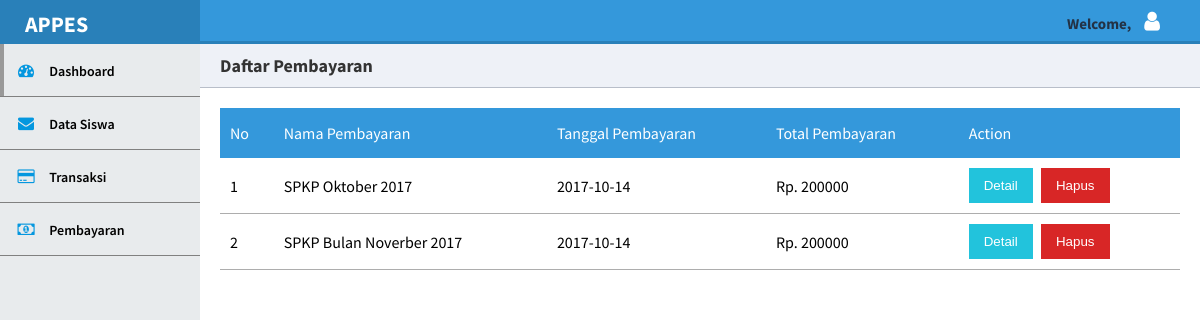
The app's page /view/pembayaran/daftarpembayaran.php with its own data.
### tables this page shows
CREATE TABLE `pembayaran` (
  `id_pembayaran` int(11) NOT NULL,
  `nama_pembayaran` varchar(255) NOT NULL,
  `deskripsi_pembayaran` text NOT NULL,
  `total_pembayaran` int(11) NOT NULL,
  `tanggal_pembayaran` date NOT NULL
);

### model/model.php (called while the page is built, shortened)
<?php
class model {
    function select($table){
        require "../../koneksi.php";
        $data = mysqli_query($connect, "SELECT * FROM $table");
        $dataarray = array();
            while($row = mysqli_fetch_assoc($data)){
                $dataarray[] = $row;
            }
        return $dataarray;
    }
}
?>

### controller/msbank/msbank.php (called while the page is built, shortened)
<?php
class msbank {
        public function tampilpembayaran(){
            require_once '../../model/model.php';
            $model = new model;
            return $datapembayaran = $model->select("pembayaran");
        }
}
?>

### view/pembayaran/daftarpembayaran.php (the view, shortened to what this page needs)
<?php
require_once '../../controller/msbank/msbank.php';
$msbank = new msbank;
$datapembayaran = $msbank->tampilpembayaran();
?>
<html lang="en">
<head>
	<?php include '../adder/calling.php'; ?>
</head>
<body>
		<div class="header">
			<div class="user">
			<span>Welcome, <?php echo $_SESSION['user']; ?></span>
			<a href="../../controller/msbank/submit.php?logout">
			<span><i class="fa fa-user" title="Logout"></i></span></a>
			</div>
		</div>
		<div class="side-nav">
			<div class="logo">
				<span>APPES</span>
			</div>
            <?php include '../adder/sidebar.php' ?>
		</div>
		<div class="main-content">
			<div class="title">
				Daftar Pembayaran
			</div>
			<div class="main" style="padding:20px;">
				<table class="table table-list" cellspacing="0">
                    <thead>
                        <td>No</td>
                        <td>Nama Pembayaran</td>
                        <td>Tanggal Pembayaran</td>
                        <td>Total Pembayaran</td>
                        <td>Action</td>
                    </thead>
                    <?php $no=1; foreach($datapembayaran as $pembayaran) : ?>
                    <tr>
                        <td><?php echo $no; $no++ ?></td>
                        <td><?php echo $pembayaran['nama_pembayaran'] ?></td>
                        <td><?php echo $pembayaran['tanggal_pembayaran'] ?></td>
                        <td>Rp. <?php echo $pembayaran['total_pembayaran'] ?></td>
                        <td>
                            <a href="daftarpembayaransiswa.php?aaa=<?php echo $pembayaran['id_pembayaran'] ?>"><button class="button button-blue" style="margin-right:5px;">Detail</button></a>
                            <a href="../../controller/msbank/submit.php?deletePembayaran=<?php echo $pembayaran['id_pembayaran'] ?>"><button class="button button-red">Hapus</button></a></td>
                    </tr>
                    <?php endforeach ?>
                </table>
			</div>
		</div>
</body>
</html>

### assets/css/index1.css (style rules this page uses)
* { box-sizing: border-box; }
body { margin: 0; padding: 0; font-family: 'Source Sans Pro', sans-serif; background-color: #ffffff; -webkit-font-smoothing: antialiased; -moz-osx-font-smoothing: grayscale; }
.header { position: absolute; width: 100%; z-index: 3; height: 44px; background-color: #fff; border-bottom: 3px solid rgb(41, 128, 185); }
.header .user { float: right; margin-right: 30px; }
.header .user { height: 44px; z-index: 1; padding: 10px; font-weight: 700; color: #233245; }
.header .user i { font-size: 22px; }
.header .user span { margin-left: 10px; font-size: 15px; }
.header .user a { text-decoration: none; color: #fff; }
.logo { height: 44px; padding: 10px; font-weight: 700; }
.side-nav .logo { background-color: rgb(41, 128, 185); color: #fff; }
.logo span { margin-left: 15px; text-transform: uppercase; font-size: 22px; }
.side-nav { position: absolute; width: 100%; height: 100vh; background-color: #e8ebed; z-index: 1; display: none; }
.main-content { padding: 40px; margin-top: 0; padding: 0; padding-top: 44px; height: 100%; }
.main-content .title { background-color: #eef1f7; border-bottom: 1px solid #b8bec9; padding: 10px 20px; font-weight: 700; color: #333; font-size: 18px; }
@media screen and (min-width: 600px) { .header { background-color: rgb(52, 152, 219); z-index: 1; } }
@media screen and (min-width: 600px) { .side-nav { display: block; width: 70px; z-index: 2; } }
@media screen and (min-width: 600px) { .side-nav .logo span { display: none; } }
@media screen and (min-width: 600px) { .main-content { margin-left: 70px; } }
@media screen and (min-width: 800px) { .side-nav { width: 200px; } }
@media screen and (min-width: 800px) { .side-nav .logo span { display: inline-block; } }
@media screen and (min-width: 800px) { .main-content { margin-left: 200px; } }
.main { display: flex; flex-flow: row wrap; }

### assets/css/style2.css (style rules this page uses)
.table { width:100%; }
.table-list thead { background: rgb(52, 152, 219); color:white; }
.table-list thead tr td { padding:15px 10px; }
.table-list tbody tr td { padding:10px 10px; border-bottom:1px solid #adadad; }
.button { padding:10px 15px; border: 0px; color:white; cursor: pointer; }
.button-blue { background-color: #22c3dc; }
.button-red { background-color: #d82626; }

### records on screen
pembayaran: nama_pembayaran "SPKP Oktober 2017", tanggal_pembayaran "2017-10-14", total_pembayaran "200000"
pembayaran: nama_pembayaran "SPKP Bulan Noverber 2017", tanggal_pembayaran "2017-10-14", total_pembayaran "200000"
